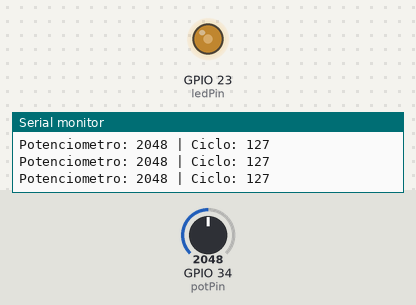
This sketch was run on a simulated ESP32. Shown: output pins drawn as LEDs (lit = HIGH), the last lines printed to the serial monitor. The inputs (shaded band) are chosen by the test bench; at power-on: GPIO 34 (potPin) = 2048.

Above: at 1.2 s.
1.3 s: GPIO 34 (potPin) set to 3603
At 2.04 s:
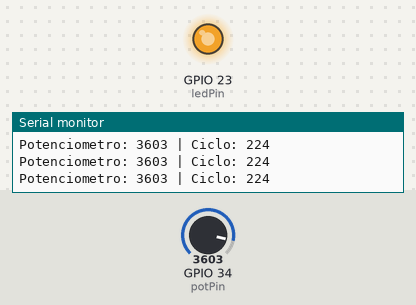
4.3 s: GPIO 34 (potPin) set to 1228
7.3 s: GPIO 34 (potPin) set to 0
At 8.5 s:
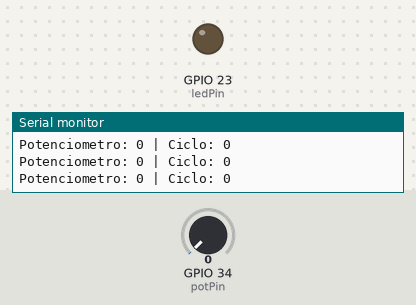
Timing chart, 0 to 10.3 s (numbered marks = the images above; inputs shaded):
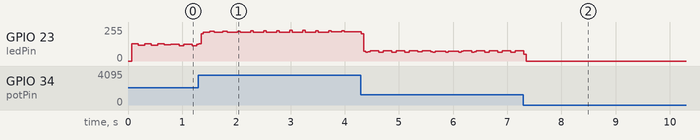

The sketch:

pwm.ino
```cpp
const int potPin = 34;  // Entrada analógica del potenciómetro
const int ledPin = 23;  // Salida LED

int potValue = 0;
int dutyCycle = 0; // Ciclo de trabajo PWM (0–255)

void setup() {
  pinMode(ledPin, OUTPUT);
  Serial.begin(115200);
}

void loop() {
  // Leer el valor del potenciómetro (0-4095)
  potValue = analogRead(potPin);

  // Escalar a ciclo de trabajo (0-255)
  dutyCycle = map(potValue, 0, 4095, 0, 255);

  // PWM por software
  for (int i = 0; i < 255; i++) {
    if (i < dutyCycle) {
      digitalWrite(ledPin, HIGH);
    } else {
      digitalWrite(ledPin, LOW);
    }
    delayMicroseconds(50); // Ajusta para cambiar frecuencia PWM
  }

  Serial.print("Potenciometro: ");
  Serial.print(potValue);
  Serial.print(" | Ciclo: ");
  Serial.println(dutyCycle);
}
```
